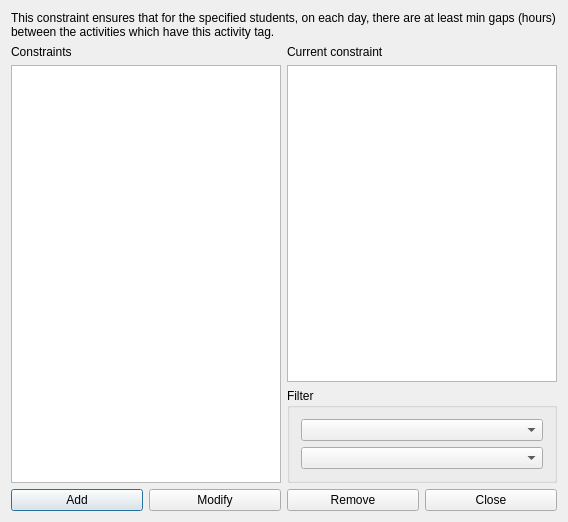
<?xml version="1.0" encoding="UTF-8"?>
<ui version="4.0">
 <class>ConstraintStudentsSetMinGapsBetweenActivityTagForm_template</class>
 <widget class="QDialog" name="ConstraintStudentsSetMinGapsBetweenActivityTagForm_template">
  <property name="geometry">
   <rect>
    <x>0</x>
    <y>0</y>
    <width>568</width>
    <height>522</height>
   </rect>
  </property>
  <property name="windowTitle">
   <string extracomment="This is the title of the dialog to see the list of all constraints of this type">Constraints students set min gaps between activity tag</string>
  </property>
  <layout class="QGridLayout" name="gridLayout_2">
   <item row="0" column="0" colspan="2">
    <widget class="QLabel" name="textLabel1">
     <property name="sizePolicy">
      <sizepolicy hsizetype="Minimum" vsizetype="Minimum">
       <horstretch>0</horstretch>
       <verstretch>0</verstretch>
      </sizepolicy>
     </property>
     <property name="text">
      <string>This constraint ensures that for the specified students, on each day, there are at least min gaps (hours) between the activities which have this activity tag.</string>
     </property>
     <property name="wordWrap">
      <bool>true</bool>
     </property>
    </widget>
   </item>
   <item row="1" column="1">
    <layout class="QVBoxLayout" name="verticalLayout_2">
     <item>
      <widget class="QLabel" name="currentConstraintTextLabel">
       <property name="text">
        <string>Current constraint</string>
       </property>
       <property name="wordWrap">
        <bool>false</bool>
       </property>
      </widget>
     </item>
     <item>
      <widget class="QPlainTextEdit" name="currentConstraintTextEdit"/>
     </item>
    </layout>
   </item>
   <item row="2" column="1">
    <widget class="QGroupBox" name="filterGroupBox">
     <property name="title">
      <string>Filter</string>
     </property>
     <layout class="QGridLayout" name="gridLayout">
      <item row="1" column="0">
       <widget class="QComboBox" name="activityTagComboBox"/>
      </item>
      <item row="0" column="0">
       <widget class="QComboBox" name="studentsComboBox"/>
      </item>
     </layout>
    </widget>
   </item>
   <item row="3" column="0" colspan="2">
    <layout class="QHBoxLayout" name="horizontalLayout">
     <item>
      <widget class="QPushButton" name="addConstraintPushButton">
       <property name="text">
        <string>Add</string>
       </property>
      </widget>
     </item>
     <item>
      <widget class="QPushButton" name="modifyConstraintPushButton">
       <property name="text">
        <string>Modify</string>
       </property>
      </widget>
     </item>
     <item>
      <widget class="QPushButton" name="removeConstraintPushButton">
       <property name="text">
        <string>Remove</string>
       </property>
      </widget>
     </item>
     <item>
      <widget class="QPushButton" name="closePushButton">
       <property name="text">
        <string>Close</string>
       </property>
      </widget>
     </item>
    </layout>
   </item>
   <item row="1" column="0" rowspan="2">
    <layout class="QVBoxLayout" name="verticalLayout">
     <item>
      <widget class="QLabel" name="constraintsTextLabel">
       <property name="frameShape">
        <enum>QFrame::NoFrame</enum>
       </property>
       <property name="frameShadow">
        <enum>QFrame::Plain</enum>
       </property>
       <property name="text">
        <string>Constraints</string>
       </property>
       <property name="wordWrap">
        <bool>false</bool>
       </property>
      </widget>
     </item>
     <item>
      <widget class="QListWidget" name="constraintsListWidget"/>
     </item>
    </layout>
   </item>
  </layout>
 </widget>
 <layoutdefault spacing="6" margin="11"/>
 <resources/>
 <connections/>
</ui>
